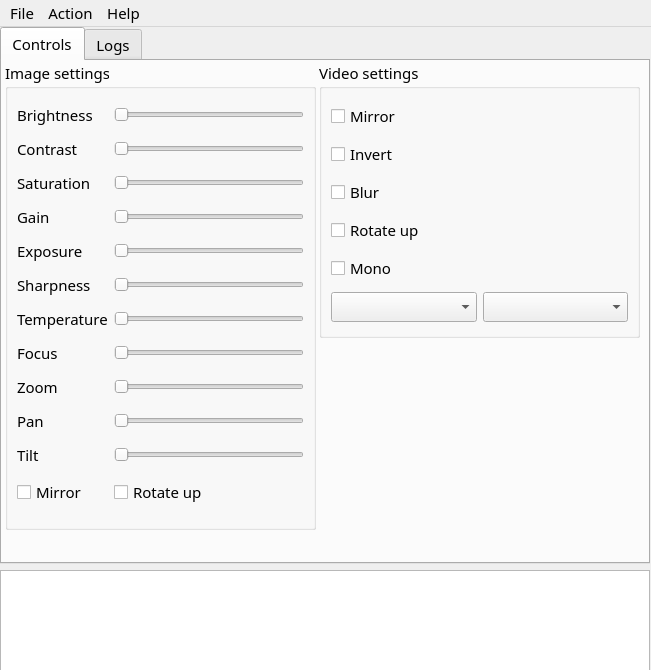
<?xml version="1.0" encoding="UTF-8"?>
<ui version="4.0">
 <author>cobaohieu</author>
 <class>mainWindow</class>
 <widget class="QMainWindow" name="mainWindow">
  <property name="windowModality">
   <enum>Qt::NonModal</enum>
  </property>
  <property name="enabled">
   <bool>true</bool>
  </property>
  <property name="geometry">
   <rect>
    <x>0</x>
    <y>0</y>
    <width>651</width>
    <height>670</height>
   </rect>
  </property>
  <property name="focusPolicy">
   <enum>Qt::NoFocus</enum>
  </property>
  <property name="windowTitle">
   <string>Pixy Camera Control (2020)</string>
  </property>
  <property name="locale">
   <locale language="English" country="UnitedStates"/>
  </property>
  <widget class="QWidget" name="centralwidget">
   <widget class="QWidget" name="">
    <property name="geometry">
     <rect>
      <x>0</x>
      <y>0</y>
      <width>650</width>
      <height>651</height>
     </rect>
    </property>
    <layout class="QGridLayout" name="gridLayout_2">
     <item row="1" column="1">
      <widget class="QPlainTextEdit" name="plainTextEdit">
       <property name="enabled">
        <bool>true</bool>
       </property>
       <property name="maximumSize">
        <size>
         <width>16777215</width>
         <height>108</height>
        </size>
       </property>
       <property name="sizeIncrement">
        <size>
         <width>649</width>
         <height>108</height>
        </size>
       </property>
       <property name="font">
        <font>
         <family>Umpush</family>
         <pointsize>11</pointsize>
        </font>
       </property>
       <property name="readOnly">
        <bool>true</bool>
       </property>
      </widget>
     </item>
     <item row="0" column="1">
      <widget class="QTabWidget" name="tabConfig">
       <property name="font">
        <font>
         <family>Umpush</family>
         <pointsize>11</pointsize>
        </font>
       </property>
       <property name="currentIndex">
        <number>0</number>
       </property>
       <widget class="QWidget" name="controlTab">
        <property name="font">
         <font>
          <family>Umpush</family>
          <pointsize>11</pointsize>
          <italic>false</italic>
         </font>
        </property>
        <attribute name="title">
         <string>Controls</string>
        </attribute>
        <widget class="QGroupBox" name="image_grpbx">
         <property name="geometry">
          <rect>
           <x>3</x>
           <y>0</y>
           <width>311</width>
           <height>469</height>
          </rect>
         </property>
         <property name="title">
          <string>Image settings</string>
         </property>
         <layout class="QGridLayout" name="gridLayout">
          <item row="7" column="1">
           <widget class="QSlider" name="horSlide_image_focus">
            <property name="maximum">
             <number>255</number>
            </property>
            <property name="orientation">
             <enum>Qt::Horizontal</enum>
            </property>
           </widget>
          </item>
          <item row="6" column="0">
           <widget class="QLabel" name="lbl_image_temperature">
            <property name="font">
             <font>
              <family>Umpush</family>
              <pointsize>11</pointsize>
              <italic>false</italic>
             </font>
            </property>
            <property name="text">
             <string>Temperature</string>
            </property>
           </widget>
          </item>
          <item row="0" column="1">
           <widget class="QSlider" name="horSlider_image_birghtness">
            <property name="maximum">
             <number>255</number>
            </property>
            <property name="orientation">
             <enum>Qt::Horizontal</enum>
            </property>
           </widget>
          </item>
          <item row="8" column="1">
           <widget class="QSlider" name="horSlider_image_zoom">
            <property name="maximum">
             <number>255</number>
            </property>
            <property name="orientation">
             <enum>Qt::Horizontal</enum>
            </property>
           </widget>
          </item>
          <item row="2" column="1">
           <widget class="QSlider" name="horSlider_image_staturation">
            <property name="maximum">
             <number>255</number>
            </property>
            <property name="orientation">
             <enum>Qt::Horizontal</enum>
            </property>
           </widget>
          </item>
          <item row="0" column="0">
           <widget class="QLabel" name="lbl_image_brightness">
            <property name="font">
             <font>
              <family>Umpush</family>
              <pointsize>11</pointsize>
              <weight>50</weight>
              <italic>false</italic>
              <bold>false</bold>
             </font>
            </property>
            <property name="text">
             <string>Brightness</string>
            </property>
           </widget>
          </item>
          <item row="5" column="1">
           <widget class="QSlider" name="horSlider_image_sharpness">
            <property name="maximum">
             <number>255</number>
            </property>
            <property name="orientation">
             <enum>Qt::Horizontal</enum>
            </property>
           </widget>
          </item>
          <item row="9" column="1">
           <widget class="QSlider" name="horSlider_image_pan">
            <property name="maximum">
             <number>255</number>
            </property>
            <property name="orientation">
             <enum>Qt::Horizontal</enum>
            </property>
           </widget>
          </item>
          <item row="4" column="0">
           <widget class="QLabel" name="lbl_image_exposure">
            <property name="font">
             <font>
              <family>Umpush</family>
              <pointsize>11</pointsize>
              <italic>false</italic>
             </font>
            </property>
            <property name="text">
             <string>Exposure</string>
            </property>
           </widget>
          </item>
          <item row="11" column="1">
           <widget class="QCheckBox" name="ckb_image_rotateup">
            <property name="font">
             <font>
              <family>Umpush</family>
              <pointsize>11</pointsize>
              <italic>false</italic>
             </font>
            </property>
            <property name="text">
             <string>Rotate up</string>
            </property>
           </widget>
          </item>
          <item row="10" column="0">
           <widget class="QLabel" name="lbl_image_tilt">
            <property name="font">
             <font>
              <family>Umpush</family>
              <pointsize>11</pointsize>
              <italic>false</italic>
             </font>
            </property>
            <property name="text">
             <string>Tilt</string>
            </property>
           </widget>
          </item>
          <item row="7" column="0">
           <widget class="QLabel" name="lbl_image_focus">
            <property name="font">
             <font>
              <family>Umpush</family>
              <pointsize>11</pointsize>
              <weight>50</weight>
              <italic>false</italic>
              <bold>false</bold>
             </font>
            </property>
            <property name="text">
             <string>Focus</string>
            </property>
           </widget>
          </item>
          <item row="8" column="0">
           <widget class="QLabel" name="lbl_image_zoom">
            <property name="font">
             <font>
              <family>Umpush</family>
              <pointsize>11</pointsize>
              <italic>false</italic>
             </font>
            </property>
            <property name="text">
             <string>Zoom</string>
            </property>
           </widget>
          </item>
          <item row="3" column="0">
           <widget class="QLabel" name="lbl_image_gain">
            <property name="font">
             <font>
              <family>Umpush</family>
              <pointsize>11</pointsize>
              <italic>false</italic>
             </font>
            </property>
            <property name="text">
             <string>Gain</string>
            </property>
           </widget>
          </item>
          <item row="6" column="1">
           <widget class="QSlider" name="horSlider_image_temperature">
            <property name="maximum">
             <number>255</number>
            </property>
            <property name="orientation">
             <enum>Qt::Horizontal</enum>
            </property>
           </widget>
          </item>
          <item row="10" column="1">
           <widget class="QSlider" name="horSlider_image_tilt">
            <property name="maximum">
             <number>255</number>
            </property>
            <property name="orientation">
             <enum>Qt::Horizontal</enum>
            </property>
           </widget>
          </item>
          <item row="1" column="0">
           <widget class="QLabel" name="lbl_image_contrast">
            <property name="font">
             <font>
              <family>Umpush</family>
              <pointsize>11</pointsize>
              <italic>false</italic>
             </font>
            </property>
            <property name="text">
             <string>Contrast</string>
            </property>
           </widget>
          </item>
          <item row="4" column="1">
           <widget class="QSlider" name="horSlider_image_exposure">
            <property name="maximum">
             <number>255</number>
            </property>
            <property name="orientation">
             <enum>Qt::Horizontal</enum>
            </property>
           </widget>
          </item>
          <item row="5" column="0">
           <widget class="QLabel" name="lbl_image_sharpness">
            <property name="font">
             <font>
              <family>Umpush</family>
              <pointsize>11</pointsize>
              <italic>false</italic>
             </font>
            </property>
            <property name="text">
             <string>Sharpness</string>
            </property>
           </widget>
          </item>
          <item row="2" column="0">
           <widget class="QLabel" name="lbl_image_saturation">
            <property name="font">
             <font>
              <family>Umpush</family>
              <pointsize>11</pointsize>
              <italic>false</italic>
             </font>
            </property>
            <property name="text">
             <string>Saturation</string>
            </property>
           </widget>
          </item>
          <item row="1" column="1">
           <widget class="QSlider" name="horSlider_constrast">
            <property name="maximum">
             <number>255</number>
            </property>
            <property name="orientation">
             <enum>Qt::Horizontal</enum>
            </property>
           </widget>
          </item>
          <item row="9" column="0">
           <widget class="QLabel" name="lbl_image_pan">
            <property name="font">
             <font>
              <family>Umpush</family>
              <pointsize>11</pointsize>
              <italic>false</italic>
             </font>
            </property>
            <property name="text">
             <string>Pan</string>
            </property>
           </widget>
          </item>
          <item row="11" column="0">
           <widget class="QCheckBox" name="ckb_image_mirror">
            <property name="font">
             <font>
              <family>Umpush</family>
              <pointsize>11</pointsize>
              <italic>false</italic>
             </font>
            </property>
            <property name="text">
             <string>Mirror</string>
            </property>
           </widget>
          </item>
          <item row="3" column="1">
           <widget class="QSlider" name="horSlider_image_gain">
            <property name="maximum">
             <number>255</number>
            </property>
            <property name="orientation">
             <enum>Qt::Horizontal</enum>
            </property>
           </widget>
          </item>
         </layout>
        </widget>
        <widget class="QGroupBox" name="video_grpbx_2">
         <property name="geometry">
          <rect>
           <x>317</x>
           <y>0</y>
           <width>321</width>
           <height>277</height>
          </rect>
         </property>
         <property name="title">
          <string>Video settings</string>
         </property>
         <layout class="QGridLayout" name="gridLayout_3">
          <item row="0" column="0">
           <widget class="QCheckBox" name="ckb_video_mirror_2">
            <property name="font">
             <font>
              <family>Umpush</family>
              <pointsize>11</pointsize>
              <italic>false</italic>
             </font>
            </property>
            <property name="text">
             <string>Mirror</string>
            </property>
           </widget>
          </item>
          <item row="3" column="0">
           <widget class="QCheckBox" name="ckb_video_rotateup_2">
            <property name="font">
             <font>
              <family>Umpush</family>
              <pointsize>11</pointsize>
              <italic>false</italic>
             </font>
            </property>
            <property name="text">
             <string>Rotate up</string>
            </property>
           </widget>
          </item>
          <item row="4" column="0">
           <widget class="QCheckBox" name="ckb_video_mono_2">
            <property name="font">
             <font>
              <family>Umpush</family>
              <pointsize>11</pointsize>
              <italic>false</italic>
             </font>
            </property>
            <property name="text">
             <string>Mono</string>
            </property>
           </widget>
          </item>
          <item row="2" column="0">
           <widget class="QCheckBox" name="ckb_video_blur_2">
            <property name="font">
             <font>
              <family>Umpush</family>
              <pointsize>11</pointsize>
              <italic>false</italic>
             </font>
            </property>
            <property name="text">
             <string>Blur</string>
            </property>
           </widget>
          </item>
          <item row="5" column="0">
           <widget class="QComboBox" name="cbb_video_framerate_2">
            <property name="font">
             <font>
              <family>Umpush</family>
              <pointsize>11</pointsize>
              <italic>false</italic>
             </font>
            </property>
            <property name="currentText">
             <string/>
            </property>
           </widget>
          </item>
          <item row="1" column="0">
           <widget class="QCheckBox" name="ckb_video_invert_2">
            <property name="font">
             <font>
              <family>Umpush</family>
              <pointsize>11</pointsize>
              <italic>false</italic>
             </font>
            </property>
            <property name="text">
             <string>Invert</string>
            </property>
           </widget>
          </item>
          <item row="5" column="1">
           <widget class="QComboBox" name="cbb_video_resolution_2">
            <property name="font">
             <font>
              <family>Umpush</family>
              <pointsize>11</pointsize>
              <italic>false</italic>
             </font>
            </property>
           </widget>
          </item>
         </layout>
        </widget>
       </widget>
       <widget class="QWidget" name="logTab">
        <attribute name="title">
         <string>Logs</string>
        </attribute>
        <widget class="QLabel" name="imgLabel">
         <property name="geometry">
          <rect>
           <x>0</x>
           <y>0</y>
           <width>640</width>
           <height>480</height>
          </rect>
         </property>
         <property name="sizeIncrement">
          <size>
           <width>0</width>
           <height>0</height>
          </size>
         </property>
         <property name="frameShape">
          <enum>QFrame::Box</enum>
         </property>
         <property name="frameShadow">
          <enum>QFrame::Raised</enum>
         </property>
         <property name="lineWidth">
          <number>1</number>
         </property>
         <property name="text">
          <string/>
         </property>
         <property name="textFormat">
          <enum>Qt::AutoText</enum>
         </property>
        </widget>
       </widget>
      </widget>
     </item>
     <item row="2" column="1">
      <spacer name="horizontalSpacer">
       <property name="orientation">
        <enum>Qt::Horizontal</enum>
       </property>
       <property name="sizeHint" stdset="0">
        <size>
         <width>648</width>
         <height>0</height>
        </size>
       </property>
      </spacer>
     </item>
     <item row="0" column="0">
      <spacer name="verticalSpacer">
       <property name="orientation">
        <enum>Qt::Vertical</enum>
       </property>
       <property name="sizeHint" stdset="0">
        <size>
         <width>0</width>
         <height>40</height>
        </size>
       </property>
      </spacer>
     </item>
    </layout>
   </widget>
  </widget>
  <widget class="QMenuBar" name="menuBar">
   <property name="geometry">
    <rect>
     <x>0</x>
     <y>0</y>
     <width>651</width>
     <height>32</height>
    </rect>
   </property>
   <property name="font">
    <font>
     <family>Umpush</family>
     <pointsize>11</pointsize>
    </font>
   </property>
   <widget class="QMenu" name="menuFile">
    <property name="title">
     <string>File</string>
    </property>
    <addaction name="separator"/>
    <addaction name="separator"/>
    <addaction name="separator"/>
    <addaction name="actionSave_Image"/>
    <addaction name="actionSave_Video"/>
    <addaction name="actionSave_profile"/>
    <addaction name="actionLoad_profile"/>
    <addaction name="actionRestore_default_profile"/>
    <addaction name="actionExit"/>
   </widget>
   <widget class="QMenu" name="menuAction">
    <property name="title">
     <string>Action</string>
    </property>
    <addaction name="actionRun_Stop"/>
    <addaction name="actionDetect_Color"/>
    <addaction name="actionDetect_Face"/>
    <addaction name="actionDetect_Object"/>
    <addaction name="actionGet_Fps"/>
    <addaction name="actionScan_Code"/>
   </widget>
   <widget class="QMenu" name="menuHelp">
    <property name="title">
     <string>Help</string>
    </property>
    <addaction name="separator"/>
    <addaction name="separator"/>
    <addaction name="actionHelp"/>
    <addaction name="actionAbout"/>
   </widget>
   <addaction name="menuFile"/>
   <addaction name="menuAction"/>
   <addaction name="menuHelp"/>
  </widget>
  <action name="actionHelp">
   <property name="text">
    <string>Help</string>
   </property>
   <property name="font">
    <font>
     <family>Umpush</family>
     <pointsize>11</pointsize>
    </font>
   </property>
  </action>
  <action name="actionAbout">
   <property name="text">
    <string>About</string>
   </property>
   <property name="font">
    <font>
     <family>Umpush</family>
     <pointsize>11</pointsize>
    </font>
   </property>
  </action>
  <action name="actionRun_Stop">
   <property name="text">
    <string>Start/Stop</string>
   </property>
   <property name="font">
    <font>
     <family>Umpush</family>
     <pointsize>11</pointsize>
     <italic>false</italic>
    </font>
   </property>
  </action>
  <action name="actionDetect_Face">
   <property name="text">
    <string>Detect Face</string>
   </property>
   <property name="font">
    <font>
     <family>Umpush</family>
     <pointsize>11</pointsize>
     <italic>false</italic>
    </font>
   </property>
  </action>
  <action name="actionScan_Code">
   <property name="text">
    <string>Scan code</string>
   </property>
   <property name="font">
    <font>
     <family>Umpush</family>
     <pointsize>11</pointsize>
     <italic>false</italic>
    </font>
   </property>
  </action>
  <action name="actionDetect_Color">
   <property name="text">
    <string>Detect color </string>
   </property>
   <property name="font">
    <font>
     <family>Umpush</family>
     <pointsize>11</pointsize>
     <italic>false</italic>
    </font>
   </property>
  </action>
  <action name="actionSave_profile">
   <property name="text">
    <string>Save profile</string>
   </property>
   <property name="font">
    <font>
     <family>Umpush</family>
     <pointsize>11</pointsize>
    </font>
   </property>
  </action>
  <action name="actionConfigure">
   <property name="text">
    <string>Configure</string>
   </property>
   <property name="font">
    <font>
     <family>Umpush</family>
     <pointsize>11</pointsize>
    </font>
   </property>
  </action>
  <action name="actionLoad_profile">
   <property name="text">
    <string>Load profile</string>
   </property>
   <property name="font">
    <font>
     <family>Umpush</family>
     <pointsize>11</pointsize>
    </font>
   </property>
  </action>
  <action name="actionExit">
   <property name="text">
    <string>Exit</string>
   </property>
   <property name="font">
    <font>
     <family>Umpush</family>
     <pointsize>11</pointsize>
    </font>
   </property>
  </action>
  <action name="actionGet_Fps">
   <property name="text">
    <string>Get FPS</string>
   </property>
   <property name="font">
    <font>
     <family>Umpush</family>
     <pointsize>11</pointsize>
     <italic>false</italic>
    </font>
   </property>
  </action>
  <action name="actionSave_Image">
   <property name="text">
    <string>Save Image</string>
   </property>
   <property name="font">
    <font>
     <family>Umpush</family>
     <pointsize>11</pointsize>
    </font>
   </property>
  </action>
  <action name="actionRestore_default_profile">
   <property name="text">
    <string>Restore default profile</string>
   </property>
   <property name="iconText">
    <string>Restore default profile</string>
   </property>
   <property name="toolTip">
    <string>Restore default profile</string>
   </property>
   <property name="font">
    <font>
     <family>Umpush</family>
     <pointsize>11</pointsize>
    </font>
   </property>
  </action>
  <action name="actionSave_Video">
   <property name="text">
    <string>Save Video</string>
   </property>
   <property name="font">
    <font>
     <family>Umpush</family>
     <pointsize>11</pointsize>
    </font>
   </property>
  </action>
  <action name="actionDetect_Object">
   <property name="text">
    <string>Detect Object</string>
   </property>
   <property name="font">
    <font>
     <family>Umpush</family>
     <pointsize>11</pointsize>
    </font>
   </property>
  </action>
 </widget>
 <resources/>
 <connections/>
</ui>
